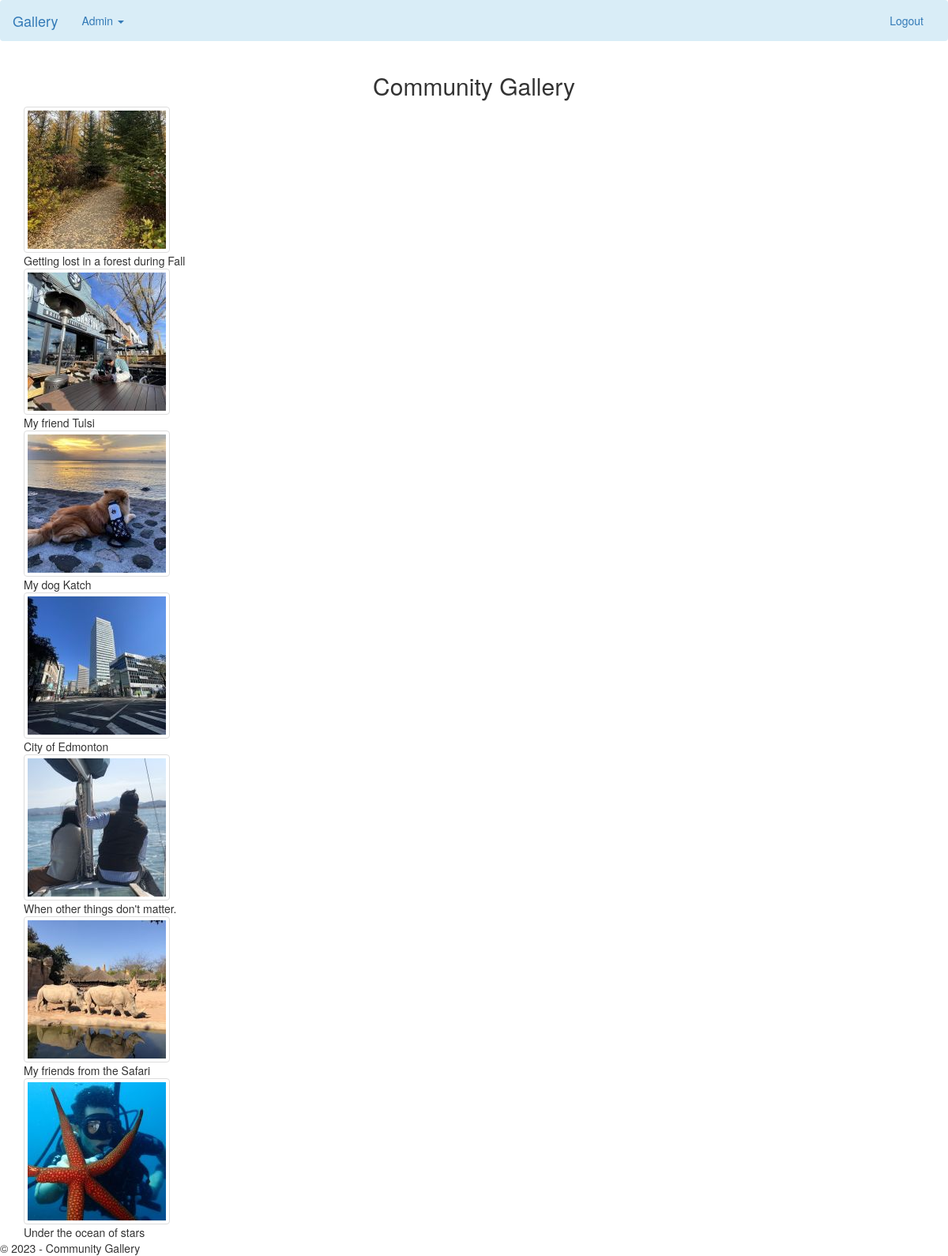
The page /images/mu-gallery-start/profile.php?id=2 on the database its author committed.
### tables this page shows
CREATE TABLE `communitygallery` (
  `title` varchar(255) NOT NULL,
  `description` text NOT NULL,
  `filename` varchar(255) NOT NULL,
  `timedate` timestamp NOT NULL DEFAULT current_timestamp() ON UPDATE current_timestamp(),
  `id` int(11) NOT NULL,
  `author_id` int(11) NOT NULL
);

### images/mu-gallery-start/profile.php (the view)
<?php
include ("includes/header.php");
$user_id = $_GET['id'];
$result = mysqli_query($con, "SELECT * FROM communitygallery WHERE author_id = '$user_id'") or die(mysqli_error($con));
	echo "<h2 class=\"text-center\">Community Gallery</h2>";
	while($row = mysqli_fetch_array($result)){
        $filename =  $row['filename'];
		$title =  $row['title'];
		$id =  $row['id'];
		echo "\n<div class=\"thumb\">";
		echo "\n\t<a href=\"display.php?id=$id\"><img src=\"images/thumbs-square/$filename\" class=\"img-thumbnail\"></a>";
		echo "<div class=\"thumb-title\">$title</div>";
		echo "\n</div>";
    }
include ("includes/footer.php");
?>

### rows shown on the page
communitygallery: filename (picture), title "Getting lost in a forest during Fall"
communitygallery: filename (picture), title "My friend Tulsi"
communitygallery: filename (picture), title "My dog Katch"
communitygallery: filename (picture), title "City of Edmonton"
communitygallery: filename (picture), title "When other things don't matter."
communitygallery: filename (picture), title "My friends from the Safari"
communitygallery: filename (picture), title "Under the ocean of stars"
